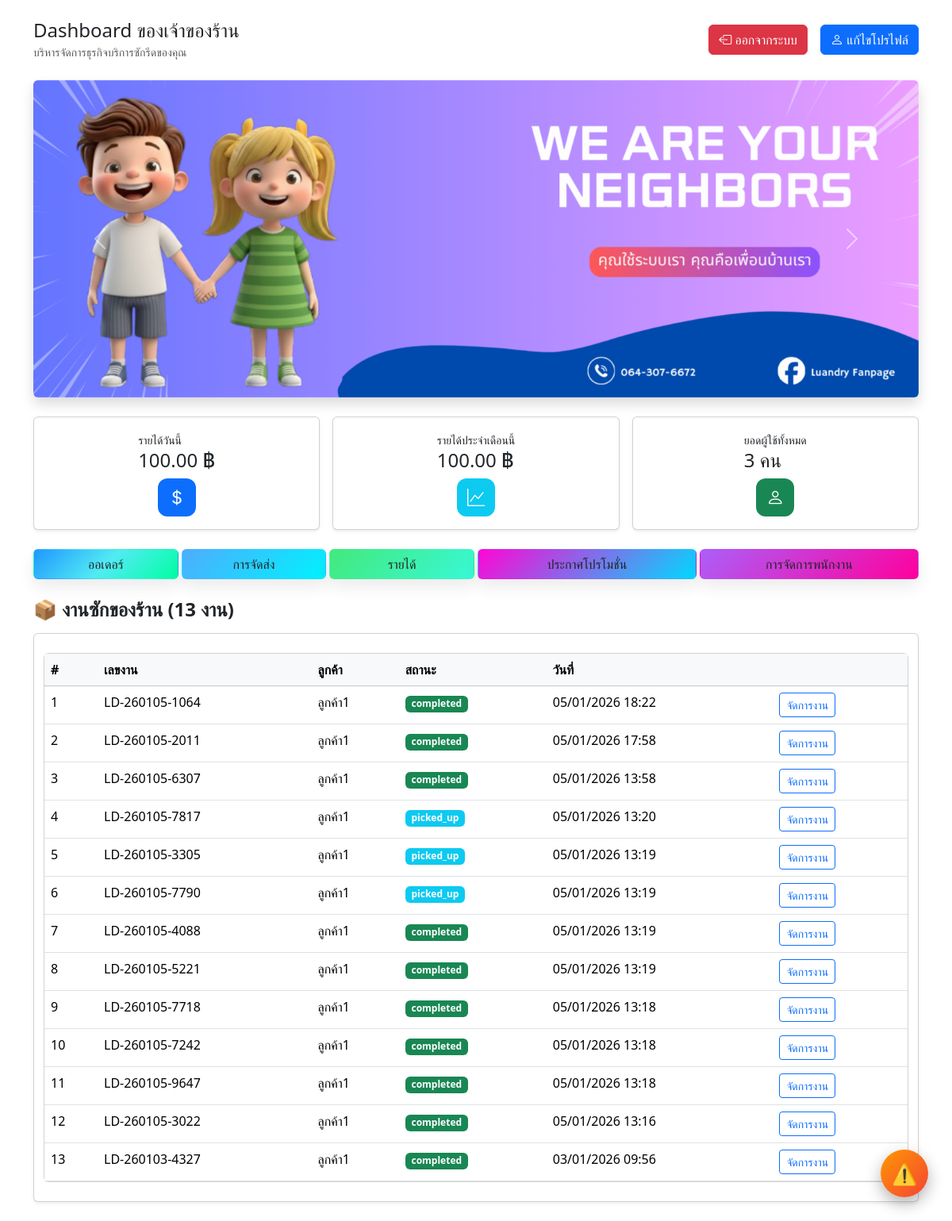
/storepage/index.php?link=orders (signed in), run on the app's committed database.
### tables this page shows
CREATE TABLE `promotions` (
  `id` char(36) NOT NULL,
  `created_by` char(36) DEFAULT NULL,
  `store_id` char(36) DEFAULT NULL,
  `title` varchar(255) NOT NULL,
  `discount` int(11) DEFAULT 0,
  `summary` varchar(255) DEFAULT NULL,
  `message` text DEFAULT NULL,
  `image` varchar(1000) DEFAULT NULL,
  `start_date` datetime NOT NULL DEFAULT current_timestamp(),
  `end_date` datetime DEFAULT current_timestamp(),
  `status` enum('active','inactive','draft') DEFAULT 'active',
  `audience` enum('all','stores','customers','store_specific') DEFAULT 'all',
  `metadata` longtext DEFAULT NULL CHECK (json_valid(`metadata`)),
  `created_at` timestamp NOT NULL DEFAULT current_timestamp(),
  `updated_at` timestamp NOT NULL DEFAULT current_timestamp() ON UPDATE current_timestamp()
);

CREATE TABLE `orders` (
  `id` char(36) NOT NULL,
  `customer_id` char(36) DEFAULT NULL,
  `store_id` char(36) DEFAULT NULL,
  `order_number` varchar(100) NOT NULL,
  `total_amount` decimal(10,2) DEFAULT 0.00,
  `payment_status` enum('pending','paid','failed','refunded') DEFAULT 'pending',
  `pickup_time` datetime DEFAULT NULL,
  `delivery_time` datetime DEFAULT NULL,
  `status` enum('created','picked_up','in_process','ready','out_for_delivery','completed','cancelled') DEFAULT 'created',
  `notes` text DEFAULT NULL,
  `created_at` timestamp NOT NULL DEFAULT current_timestamp(),
  `updated_at` timestamp NOT NULL DEFAULT current_timestamp() ON UPDATE current_timestamp(),
  `machine_id` char(36) DEFAULT NULL
);

CREATE TABLE `users` (
  `id` char(36) NOT NULL,
  `email` varchar(30) DEFAULT NULL,
  `phone` varchar(20) DEFAULT NULL,
  `password_hash` text DEFAULT NULL,
  `display_name` varchar(30) DEFAULT NULL,
  `role` enum('customer','platform_admin','store_owner','staff','rider') DEFAULT 'customer',
  `detail` longtext DEFAULT NULL,
  `created_at` timestamp NOT NULL DEFAULT current_timestamp(),
  `updated_at` timestamp NOT NULL DEFAULT current_timestamp() ON UPDATE current_timestamp(),
  `profile_image` varchar(100) DEFAULT NULL,
  `status` enum('active','disabled') DEFAULT 'active'
);

### storepage/menu/orders/index.php (the view, shortened to what this page needs)
<?php
$user_id = $_SESSION['user_id'];
$stmt = $pdo->prepare("
    SELECT DISTINCT
        o.id,
        o.order_number,
        o.status,
        o.notes,
        o.created_at,
        u.display_name AS customer_name
    FROM orders o
    LEFT JOIN users u ON u.id = o.customer_id
    JOIN store_staff ss ON ss.store_id = o.store_id
    WHERE ss.user_id = :user_id
    ORDER BY o.created_at DESC
");
$stmt->execute([':user_id' => $user_id]);
$orders = $stmt->fetchAll(PDO::FETCH_ASSOC);
function status_badge($s) {
    return match($s) {
        'created'=>'secondary',
        'picked_up'=>'info',
        'in_process'=>'warning',
        'ready'=>'primary',
        'out_for_delivery'=>'dark',
        'completed'=>'success',
        default=>'secondary'
    };
}
?>
<!DOCTYPE html>
<html lang="th">
<head>
<link href="../../../bootstrap/css/bootstrap.min.css" rel="stylesheet">
</head>
<body>
    <h4 class="fw-bold mb-3 mt-3">📦 งานซักของร้าน (<?= count($orders) ?> งาน)</h4>
<div class="card shadow-sm mt-3">
<div class="container py-4">
    <div class="card">
        <div class="card-body p-0">
            <table class="table table-hover mb-0">
                <thead class="table-light">
                    <tr>
                        <th>#</th>
                        <th>เลขงาน</th>
                        <th>ลูกค้า</th>
                        <th>สถานะ</th>
                        <th>วันที่</th>
                        <th></th>
                    </tr>
                </thead>
                <tbody>
                <?php foreach ($orders as $i => $o): ?>
                    <tr>
                        <td><?= $i+1 ?></td>
                        <td><?= htmlspecialchars($o['order_number']) ?></td>
                        <td><?= htmlspecialchars($o['customer_name'] ?? '-') ?></td>
                        <td>
                            <span class="badge bg-<?= status_badge($o['status']) ?>">
                                <?= $o['status'] ?>
                            </span>
                        </td>
                        <td><?= date('d/m/Y H:i', strtotime($o['created_at'])) ?></td>
                        <td>
                            <a href="menu/orders/detail.php?id=<?= $o['id'] ?>"
                               class="btn btn-sm btn-outline-primary">
                                จัดการงาน
                            </a>
                        </td>
                    </tr>
                <?php endforeach; ?>
                </tbody>
            </table>
        </div>
    </div>
</div>
</div></div>
</body>
</html>

### storepage/assets/boostap.php (shortened to what this page needs)
<!DOCTYPE html>
 <html lang="en">
 <head>
     <link href="../../bootstrap/css/bootstrap.min.css" rel="stylesheet">
 <link href="https://cdn.jsdelivr.net/npm/bootstrap-icons@1.13.1/font/bootstrap-icons.css" rel="stylesheet">
 </head>
 <body>
 </body>
 </html>

### storepage/assets/style.php (shortened to what this page needs)
<!DOCTYPE html>
 <html lang="en">
 <head>
     <link href="../../../bootstrap/css/bootstrap.min.css" rel="stylesheet">
 <link href="https://cdn.jsdelivr.net/npm/bootstrap-icons@1.13.1/font/bootstrap-icons.css" rel="stylesheet">
 </head>
 <body>
 </body>
 </html>

### storepage/index.php (shortened to what this page needs)
<?php
include 'assets/boostap.php';
include 'assets/style.php';
include 'assets/sum.php';
$sql = "
SELECT title, image
FROM promotions
WHERE status = 'active'
  AND start_date <= CURDATE()
  AND end_date >= CURDATE()
ORDER BY created_at DESC
";
$promos = $pdo->query($sql)->fetchAll(PDO::FETCH_ASSOC);
$stmt = $pdo->prepare("
    SELECT IFNULL(SUM(p.amount),0)
    FROM payments p
    JOIN orders o ON p.order_id = o.id
    WHERE p.status = 'confirmed'
      AND o.store_id = ?
      AND DATE(p.confirmed_at) = CURDATE()
");
$stmt->execute([$store_id]);
$today_income = $stmt->fetchColumn();
$stmt = $pdo->prepare("
    SELECT IFNULL(SUM(p.amount),0)
    FROM payments p
    JOIN orders o ON p.order_id = o.id
    WHERE p.status = 'confirmed'
      AND o.store_id = ?
      AND MONTH(p.confirmed_at) = MONTH(CURDATE())
      AND YEAR(p.confirmed_at) = YEAR(CURDATE())
");
$stmt->execute([$store_id]);
$month_income = $stmt->fetchColumn();
$userStmt = $pdo->query("
    SELECT COUNT(*)
    FROM users
    WHERE role NOT IN ( 'platform_admin', 'store_owner')
");
$total_users = (int)$userStmt->fetchColumn();
?>
<!DOCTYPE html>
<html lang="th">
<head>
  <link href="../bootstrap/css/bootstrap.min.css" rel="stylesheet" />
  <link href="https://cdn.jsdelivr.net/npm/bootstrap-icons@1.13.1/font/bootstrap-icons.css" rel="stylesheet">
</head>
<body>
<div class="container py-4">
  <div class="d-flex justify-content-between align-items-center mb-4">
    <div>
      <h4 class="mb-0">Dashboard ของเจ้าของร้าน</h4>
      <small class="text-muted">บริหารจัดการธุรกิจบริการซักรีดของคุณ</small>
    </div>
    <div class="d-flex align-items-center gap-3">
      <a href="../loginpage/logout.php" class="btn btn-danger bi bi-box-arrow-left"> ออกจากระบบ</a>
      <a href="index.php?link=profile" class="btn btn-primary bi bi-person"> แก้ไขโปรไฟล์</a>
    </div>
  </div>
  <?php if (!empty($promos)): ?>
  <div id="promoCarousel" class="carousel slide mb-4" data-bs-ride="carousel">
    <div class="carousel-inner rounded shadow">
      <?php foreach ($promos as $i => $p): ?>
      <div class="carousel-item <?= $i == 0 ? 'active' : '' ?>">
        <img src="../adminpage/promotion/uploads/<?= htmlspecialchars($p['image']) ?>"
             class="d-block w-100" style="height:400px; object-fit:cover;">
      </div>
      <?php endforeach; ?>
    </div>
    <button class="carousel-control-prev" type="button" data-bs-target="#promoCarousel" data-bs-slide="prev">
      <span class="carousel-control-prev-icon"></span>
    </button>
    <button class="carousel-control-next" type="button" data-bs-target="#promoCarousel" data-bs-slide="next">
      <span class="carousel-control-next-icon"></span>
    </button>
  </div>
  <?php endif; ?>
  <div class="row g-3 mb-4">
    <div class="col-md-4">
      <div class="card p-3 shadow-sm stat-card">
        <div>
          <small>รายได้วันนี้</small>
          <h4 class="">
                    <?= number_format($today_income, 2) ?> ฿
                </h4>
        </div>
        <div class="stat-icon bg-primary"><i class="bi bi-currency-dollar"></i></div>
      </div>
    </div>
    <div class="col-md-4">
      <div class="card p-3 shadow-sm stat-card">
        <div>
          <small>รายได้ประจำเดือนนี้</small>
         <h4 class="">
                    <?= number_format($month_income, 2) ?> ฿
                </h4>
        </div>
        <div class="stat-icon bg-info"><i class="bi bi-graph-up"></i></div>
      </div>
    </div>
    <div class="col-md-4">
      <div class="card p-3 shadow-sm stat-card">
        <div>
          <small>ยอดผู้ใช้ทั้งหมด</small>
          <h4><?= number_format($total_users) ?> คน</h4>
        </div>
        <div class="stat-icon bg-success"><i class="bi bi-person"></i></div>
      </div>
    </div>
  </div>
  <div class="row g-1 mb-4">
    <div class="col-md-2"><a href="index.php?link=orders" class="btn quick-btn bg-grad-orders w-100">ออเดอร์</a></div>
    <div class="col-md-2"><a href="index.php?link=delivery" class="btn quick-btn bg-grad-delivery w-100">การจัดส่ง</a></div>
    <div class="col-md-2"><a href="index.php?link=revenue" class="btn quick-btn bg-grad-revenue w-100">รายได้</a></div>
    <div class="col-md-3"><a href="index.php?link=promotion" class="btn quick-btn bg-grad-promotion w-100">ประกาศโปรโมชั่น</a></div>
    <div class="col-md-3"><a href="index.php?link=management" class="btn quick-btn bg-grad-staff w-100">การจัดการพนักงาน</a></div>
  </div>
  <?php include_once 'body.php'; ?>
<button class="issue-btn" data-bs-toggle="modal" data-bs-target="#issueModal">⚠️</button>
</body>
</html>

### storepage/body.php
<?php
if (isset($_GET['link'])) {
    $link = $_GET['link'];
} else {
    $link = "home";
}
if ($link == 'home') {
    include_once "index.php";
}
elseif ($link == 'orders') {
    include_once "menu/orders/index.php";
}
elseif ($link == 'profile') {
    include_once "menu/profile/profile.php";
}
elseif ($link == 'delivery') {
    include_once "menu/delivery/index.php";
}
elseif ($link == 'revenue') {
    include_once "menu/revenue/index.php";
}
elseif ($link == 'management') {
    include_once "menu/staff_edit/staff_index.php";
}
elseif ($link == 'qrcode') {
    include_once "menu/qrgen/machines_index.php";
}elseif ($link == 'promotion') {
    include_once "menu/promotion/promotion_index.php";
}
?>

### storepage/assets/boostap.php (style rules this page uses)
body { font-family: 'Kanit', sans-serif; }

### storepage/index.php (style rules this page uses)
body { background: #f5f7fb; font-family: 'Kanit', sans-serif; }
.card { border: none; border-radius: 14px; }
.stat-card { display: flex; justify-content: space-between; align-items: center; }
.stat-icon { width: 48px; height: 48px; border-radius: 12px; display: flex; align-items: center; justify-content: center; font-size: 22px; color: #fff; }
.quick-btn { border-radius: 16px; color: #fff; padding: 22px; text-align: center; font-weight: 600; box-shadow: 0 10px 20px rgba(0, 0, 0, 0.08); transition: transform .2s ease; }
.bg-grad-orders { background: linear-gradient(135deg, #2097ffff, #52ebf3ff, #00ffa2ff); }
.bg-grad-delivery { background: linear-gradient(135deg, #4facfe, #00f2fe); }
.bg-grad-revenue { background: linear-gradient(135deg, #43e97b, #38f9d7); }
.bg-grad-staff { background: linear-gradient(135deg, #ac5ff9ff, #ff009dff); }
.bg-grad-promotion { background: linear-gradient(135deg, #ff06d5ff, #00d9ffff); }
.issue-btn { position: fixed; bottom: 30px; right: 30px; width: 60px; height: 60px; border-radius: 50%; background: linear-gradient(135deg, #ff9800, #f44336); color: #fff; font-size: 26px; border: none; box-shadow: 0 8px 20px rgba(0,0,0,0.3); cursor: pointer; z-index: 9999; }

### data on the page
promotions: image (picture)
orders: order_number "LD-260105-1064", customer.display_name "ลูกค้า1", status "completed", created_at "05/01/2026 18:22"
orders: order_number "LD-260105-2011", customer.display_name "ลูกค้า1", status "completed", created_at "05/01/2026 17:58"
orders: order_number "LD-260105-6307", customer.display_name "ลูกค้า1", status "completed", created_at "05/01/2026 13:58"
orders: order_number "LD-260105-7817", customer.display_name "ลูกค้า1", status "picked_up", created_at "05/01/2026 13:20"
orders: order_number "LD-260105-3305", customer.display_name "ลูกค้า1", status "picked_up", created_at "05/01/2026 13:19"
orders: order_number "LD-260105-7790", customer.display_name "ลูกค้า1", status "picked_up", created_at "05/01/2026 13:19"
orders: order_number "LD-260105-4088", customer.display_name "ลูกค้า1", status "completed", created_at "05/01/2026 13:19"
orders: order_number "LD-260105-5221", customer.display_name "ลูกค้า1", status "completed", created_at "05/01/2026 13:19"
orders: order_number "LD-260105-7718", customer.display_name "ลูกค้า1", status "completed", created_at "05/01/2026 13:18"
orders: order_number "LD-260105-7242", customer.display_name "ลูกค้า1", status "completed", created_at "05/01/2026 13:18"
orders: order_number "LD-260105-9647", customer.display_name "ลูกค้า1", status "completed", created_at "05/01/2026 13:18"
orders: order_number "LD-260105-3022", customer.display_name "ลูกค้า1", status "completed", created_at "05/01/2026 13:16"
orders: order_number "LD-260103-4327", customer.display_name "ลูกค้า1", status "completed", created_at "03/01/2026 09:56"

### other printed values
$today_income "100.00"
$month_income "100.00"
$total_users "3"
count($orders) "13"
